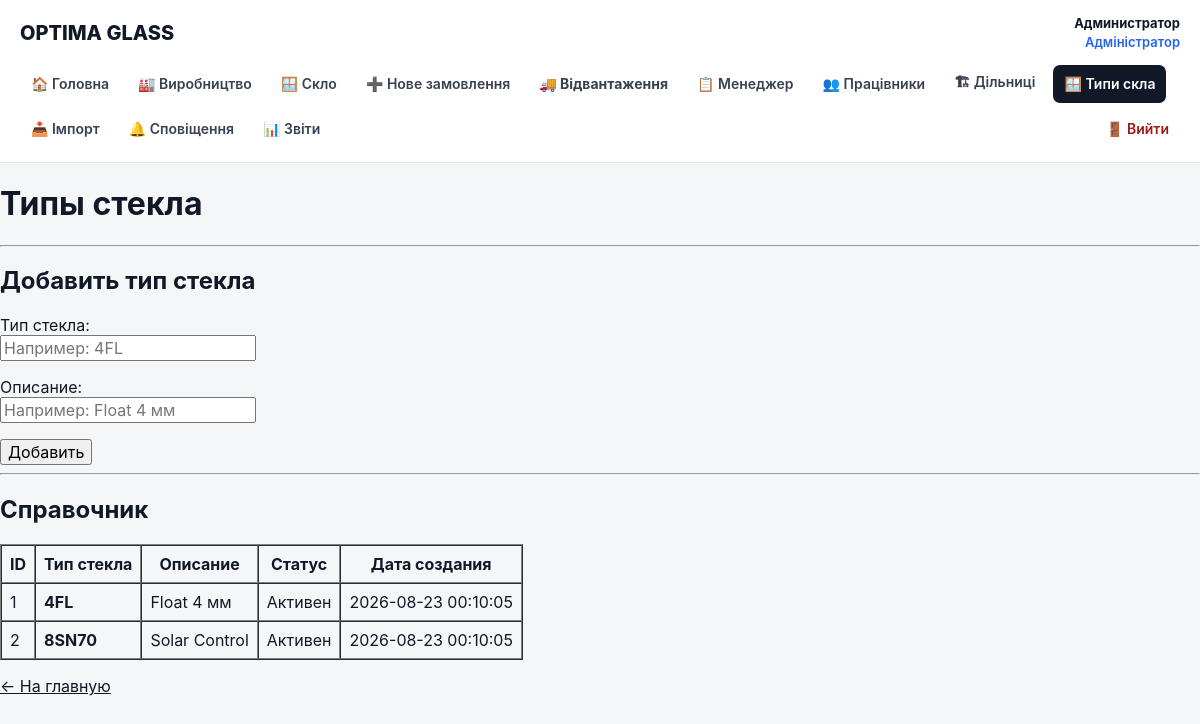
Page /admin/glass_types.php (signed in) on the earlier database version.
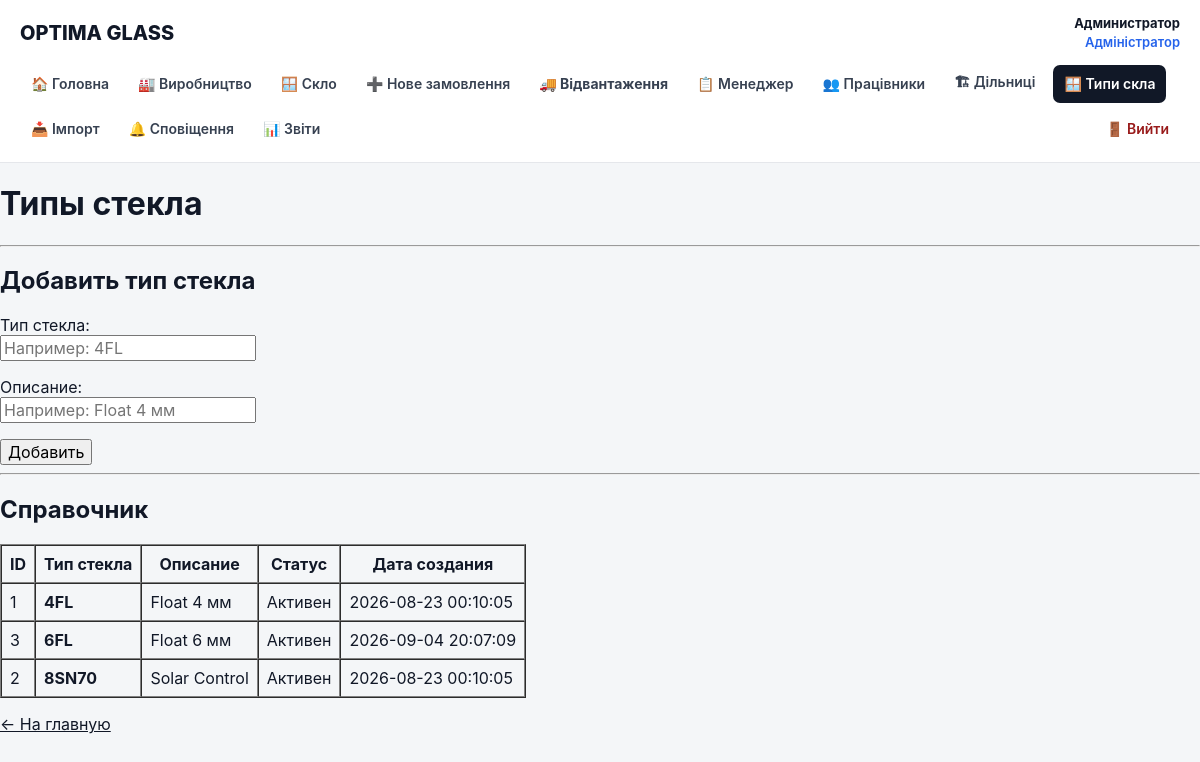
Same page on the later database version.
### tables this page shows
CREATE TABLE glass_types (
    id INTEGER PRIMARY KEY AUTOINCREMENT,
    code TEXT NOT NULL UNIQUE,
    name TEXT,
    active INTEGER NOT NULL DEFAULT 1,
    created_at TEXT NOT NULL DEFAULT CURRENT_TIMESTAMP
);

### public/admin/glass_types.php (the view, shortened to what this page needs)
<?php
require __DIR__ . '/../../src/auth.php';
$stmt = $db->query("
    SELECT id, code, name, active, created_at
    FROM glass_types
    ORDER BY code
");
$glassTypes = $stmt->fetchAll();
?>
<!DOCTYPE html>
<html lang="ru">
<head>
</head>
<body>
<?php require __DIR__ . '/../../src/partials/header.php'; ?>
<h1>Типы стекла</h1>
<hr>
<h2>Добавить тип стекла</h2>
<form method="post">
    <p>
        <label>
            Тип стекла:<br>
            <input
                type="text"
                name="code"
                placeholder="Например: 4FL"
                required
            >
        </label>
    </p>
    <p>
        <label>
            Описание:<br>
            <input
                type="text"
                name="name"
                placeholder="Например: Float 4 мм"
            >
        </label>
    </p>
    <button type="submit">
        Добавить
    </button>
</form>
<hr>
<h2>Справочник</h2>
<?php if ($glassTypes): ?>
<table border="1" cellpadding="8" cellspacing="0">
    <thead>
        <tr>
            <th>ID</th>
            <th>Тип стекла</th>
            <th>Описание</th>
            <th>Статус</th>
            <th>Дата создания</th>
        </tr>
    </thead>
    <tbody>
    <?php foreach ($glassTypes as $glassType): ?>
        <tr>
            <td>
                <?= (int) $glassType['id'] ?>
            </td>
            <td>
                <strong>
                    <?= htmlspecialchars($glassType['code'], ENT_QUOTES, 'UTF-8') ?>
                </strong>
            </td>
            <td>
                <?= htmlspecialchars($glassType['name'] ?? '', ENT_QUOTES, 'UTF-8') ?>
            </td>
            <td>
                <?= (int) $glassType['active'] === 1 ? 'Активен' : 'Неактивен' ?>
            </td>
            <td>
                <?= htmlspecialchars($glassType['created_at'], ENT_QUOTES, 'UTF-8') ?>
            </td>
        </tr>
    <?php endforeach; ?>
    </tbody>
</table>
<?php else: ?>
<p>
    Типы стекла ещё не добавлены.
</p>
<?php endif; ?>
<p>
    <a href="/">← На главную</a>
</p>
</body>
</html>

Differences in the rows shown:
added glass_types: id "3", code "6FL", name "Float 6 мм", active "Активен", created_at "2026-09-04 20:07:09"
